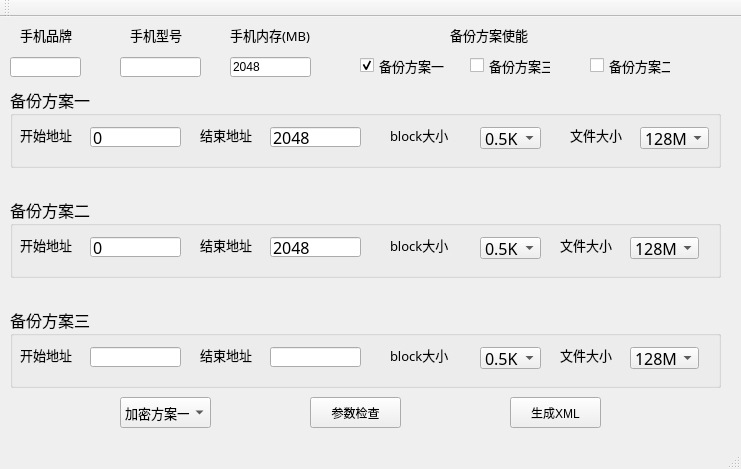
<?xml version="1.0" encoding="UTF-8"?>
<ui version="4.0">
 <class>MainWindow</class>
 <widget class="QMainWindow" name="MainWindow">
  <property name="geometry">
   <rect>
    <x>0</x>
    <y>0</y>
    <width>741</width>
    <height>469</height>
   </rect>
  </property>
  <property name="windowTitle">
   <string>魔客备份编辑器---仅限内部使用</string>
  </property>
  <widget class="QWidget" name="centralWidget">
   <widget class="QGroupBox" name="groupBox">
    <property name="geometry">
     <rect>
      <x>10</x>
      <y>70</y>
      <width>711</width>
      <height>81</height>
     </rect>
    </property>
    <property name="font">
     <font>
      <family>宋体</family>
      <pointsize>12</pointsize>
     </font>
    </property>
    <property name="title">
     <string>备份方案一</string>
    </property>
    <widget class="QComboBox" name="comboBox_bs_plan_1">
     <property name="geometry">
      <rect>
       <x>470</x>
       <y>40</y>
       <width>61</width>
       <height>22</height>
      </rect>
     </property>
     <property name="toolTip">
      <string>&lt;!DOCTYPE HTML PUBLIC &quot;-//W3C//DTD HTML 4.0//EN&quot; &quot;http://www.w3.org/TR/REC-html40/strict.dtd&quot;&gt;
&lt;html&gt;&lt;head&gt;&lt;meta name=&quot;qrichtext&quot; content=&quot;1&quot; /&gt;&lt;style type=&quot;text/css&quot;&gt;
p, li { white-space: pre-wrap; }
&lt;/style&gt;&lt;/head&gt;&lt;body style=&quot; font-family:'MS Shell Dlg 2'; font-size:8.25pt; font-weight:400; font-style:normal;&quot;&gt;
&lt;p style=&quot; margin-top:0px; margin-bottom:0px; margin-left:0px; margin-right:0px; -qt-block-indent:0; text-indent:0px;&quot;&gt;&lt;span style=&quot; font-size:14pt;&quot;&gt;备份单位，每个BLOCK的大小&lt;/span&gt;&lt;/p&gt;&lt;/body&gt;&lt;/html&gt;</string>
     </property>
     <item>
      <property name="text">
       <string>0.5K</string>
      </property>
     </item>
     <item>
      <property name="text">
       <string>1K</string>
      </property>
     </item>
     <item>
      <property name="text">
       <string>10K</string>
      </property>
     </item>
     <item>
      <property name="text">
       <string>100K</string>
      </property>
     </item>
     <item>
      <property name="text">
       <string>1M</string>
      </property>
     </item>
     <item>
      <property name="text">
       <string>10M</string>
      </property>
     </item>
    </widget>
    <widget class="QLineEdit" name="lineEdit_start_plan_1">
     <property name="geometry">
      <rect>
       <x>80</x>
       <y>40</y>
       <width>91</width>
       <height>20</height>
      </rect>
     </property>
     <property name="text">
      <string>0</string>
     </property>
    </widget>
    <widget class="QLineEdit" name="lineEdit_stop_plan_1">
     <property name="geometry">
      <rect>
       <x>260</x>
       <y>40</y>
       <width>91</width>
       <height>20</height>
      </rect>
     </property>
     <property name="text">
      <string>2048</string>
     </property>
    </widget>
    <widget class="QLabel" name="label">
     <property name="geometry">
      <rect>
       <x>10</x>
       <y>40</y>
       <width>61</width>
       <height>16</height>
      </rect>
     </property>
     <property name="font">
      <font>
       <family>宋体</family>
       <pointsize>10</pointsize>
      </font>
     </property>
     <property name="text">
      <string>开始地址</string>
     </property>
    </widget>
    <widget class="QLabel" name="label_2">
     <property name="geometry">
      <rect>
       <x>190</x>
       <y>40</y>
       <width>61</width>
       <height>16</height>
      </rect>
     </property>
     <property name="font">
      <font>
       <family>宋体</family>
       <pointsize>10</pointsize>
      </font>
     </property>
     <property name="text">
      <string>结束地址</string>
     </property>
    </widget>
    <widget class="QLabel" name="label_3">
     <property name="geometry">
      <rect>
       <x>380</x>
       <y>40</y>
       <width>71</width>
       <height>16</height>
      </rect>
     </property>
     <property name="font">
      <font>
       <family>宋体</family>
       <pointsize>10</pointsize>
      </font>
     </property>
     <property name="text">
      <string>block大小</string>
     </property>
    </widget>
    <widget class="QComboBox" name="comboBox_filesize_1">
     <property name="geometry">
      <rect>
       <x>630</x>
       <y>40</y>
       <width>69</width>
       <height>22</height>
      </rect>
     </property>
     <property name="currentIndex">
      <number>2</number>
     </property>
     <item>
      <property name="text">
       <string>不限</string>
      </property>
     </item>
     <item>
      <property name="text">
       <string>64M</string>
      </property>
     </item>
     <item>
      <property name="text">
       <string>128M</string>
      </property>
     </item>
     <item>
      <property name="text">
       <string>256M</string>
      </property>
     </item>
     <item>
      <property name="text">
       <string>512M</string>
      </property>
     </item>
     <item>
      <property name="text">
       <string>1024M</string>
      </property>
     </item>
    </widget>
    <widget class="QLabel" name="label_14">
     <property name="geometry">
      <rect>
       <x>560</x>
       <y>40</y>
       <width>61</width>
       <height>16</height>
      </rect>
     </property>
     <property name="font">
      <font>
       <family>宋体</family>
       <pointsize>10</pointsize>
      </font>
     </property>
     <property name="text">
      <string>文件大小</string>
     </property>
    </widget>
   </widget>
   <widget class="QGroupBox" name="groupBox_2">
    <property name="geometry">
     <rect>
      <x>10</x>
      <y>180</y>
      <width>711</width>
      <height>81</height>
     </rect>
    </property>
    <property name="font">
     <font>
      <family>宋体</family>
      <pointsize>12</pointsize>
     </font>
    </property>
    <property name="title">
     <string>备份方案二</string>
    </property>
    <widget class="QComboBox" name="comboBox_bs_plan_2">
     <property name="geometry">
      <rect>
       <x>470</x>
       <y>40</y>
       <width>61</width>
       <height>22</height>
      </rect>
     </property>
     <property name="toolTip">
      <string>&lt;!DOCTYPE HTML PUBLIC &quot;-//W3C//DTD HTML 4.0//EN&quot; &quot;http://www.w3.org/TR/REC-html40/strict.dtd&quot;&gt;
&lt;html&gt;&lt;head&gt;&lt;meta name=&quot;qrichtext&quot; content=&quot;1&quot; /&gt;&lt;style type=&quot;text/css&quot;&gt;
p, li { white-space: pre-wrap; }
&lt;/style&gt;&lt;/head&gt;&lt;body style=&quot; font-family:'MS Shell Dlg 2'; font-size:8.25pt; font-weight:400; font-style:normal;&quot;&gt;
&lt;p style=&quot; margin-top:0px; margin-bottom:0px; margin-left:0px; margin-right:0px; -qt-block-indent:0; text-indent:0px;&quot;&gt;&lt;span style=&quot; font-size:14pt;&quot;&gt;备份单位，每个BLOCK的大小&lt;/span&gt;&lt;/p&gt;&lt;/body&gt;&lt;/html&gt;</string>
     </property>
     <item>
      <property name="text">
       <string>0.5K</string>
      </property>
     </item>
     <item>
      <property name="text">
       <string>1K</string>
      </property>
     </item>
     <item>
      <property name="text">
       <string>10K</string>
      </property>
     </item>
     <item>
      <property name="text">
       <string>100K</string>
      </property>
     </item>
     <item>
      <property name="text">
       <string>1M</string>
      </property>
     </item>
     <item>
      <property name="text">
       <string>10M</string>
      </property>
     </item>
    </widget>
    <widget class="QLineEdit" name="lineEdit_start_plan_2">
     <property name="geometry">
      <rect>
       <x>80</x>
       <y>40</y>
       <width>91</width>
       <height>20</height>
      </rect>
     </property>
     <property name="text">
      <string>0</string>
     </property>
    </widget>
    <widget class="QLineEdit" name="lineEdit_stop_plan_2">
     <property name="geometry">
      <rect>
       <x>260</x>
       <y>40</y>
       <width>91</width>
       <height>20</height>
      </rect>
     </property>
     <property name="text">
      <string>2048</string>
     </property>
    </widget>
    <widget class="QLabel" name="label_4">
     <property name="geometry">
      <rect>
       <x>10</x>
       <y>40</y>
       <width>61</width>
       <height>16</height>
      </rect>
     </property>
     <property name="font">
      <font>
       <family>宋体</family>
       <pointsize>10</pointsize>
      </font>
     </property>
     <property name="text">
      <string>开始地址</string>
     </property>
    </widget>
    <widget class="QLabel" name="label_5">
     <property name="geometry">
      <rect>
       <x>190</x>
       <y>40</y>
       <width>61</width>
       <height>16</height>
      </rect>
     </property>
     <property name="font">
      <font>
       <family>宋体</family>
       <pointsize>10</pointsize>
      </font>
     </property>
     <property name="text">
      <string>结束地址</string>
     </property>
    </widget>
    <widget class="QLabel" name="label_6">
     <property name="geometry">
      <rect>
       <x>380</x>
       <y>40</y>
       <width>71</width>
       <height>16</height>
      </rect>
     </property>
     <property name="font">
      <font>
       <family>宋体</family>
       <pointsize>10</pointsize>
      </font>
     </property>
     <property name="text">
      <string>block大小</string>
     </property>
    </widget>
    <widget class="QLabel" name="label_15">
     <property name="geometry">
      <rect>
       <x>550</x>
       <y>40</y>
       <width>61</width>
       <height>16</height>
      </rect>
     </property>
     <property name="font">
      <font>
       <family>宋体</family>
       <pointsize>10</pointsize>
      </font>
     </property>
     <property name="text">
      <string>文件大小</string>
     </property>
    </widget>
    <widget class="QComboBox" name="comboBox_filesize_2">
     <property name="geometry">
      <rect>
       <x>620</x>
       <y>40</y>
       <width>69</width>
       <height>22</height>
      </rect>
     </property>
     <property name="currentIndex">
      <number>2</number>
     </property>
     <item>
      <property name="text">
       <string>不限</string>
      </property>
     </item>
     <item>
      <property name="text">
       <string>64M</string>
      </property>
     </item>
     <item>
      <property name="text">
       <string>128M</string>
      </property>
     </item>
     <item>
      <property name="text">
       <string>256M</string>
      </property>
     </item>
     <item>
      <property name="text">
       <string>512M</string>
      </property>
     </item>
     <item>
      <property name="text">
       <string>1024M</string>
      </property>
     </item>
    </widget>
   </widget>
   <widget class="QGroupBox" name="groupBox_3">
    <property name="geometry">
     <rect>
      <x>10</x>
      <y>290</y>
      <width>711</width>
      <height>81</height>
     </rect>
    </property>
    <property name="font">
     <font>
      <family>宋体</family>
      <pointsize>12</pointsize>
     </font>
    </property>
    <property name="title">
     <string>备份方案三</string>
    </property>
    <widget class="QComboBox" name="comboBox_bs_plan_3">
     <property name="geometry">
      <rect>
       <x>470</x>
       <y>40</y>
       <width>61</width>
       <height>22</height>
      </rect>
     </property>
     <property name="toolTip">
      <string>&lt;!DOCTYPE HTML PUBLIC &quot;-//W3C//DTD HTML 4.0//EN&quot; &quot;http://www.w3.org/TR/REC-html40/strict.dtd&quot;&gt;
&lt;html&gt;&lt;head&gt;&lt;meta name=&quot;qrichtext&quot; content=&quot;1&quot; /&gt;&lt;style type=&quot;text/css&quot;&gt;
p, li { white-space: pre-wrap; }
&lt;/style&gt;&lt;/head&gt;&lt;body style=&quot; font-family:'MS Shell Dlg 2'; font-size:8.25pt; font-weight:400; font-style:normal;&quot;&gt;
&lt;p style=&quot; margin-top:0px; margin-bottom:0px; margin-left:0px; margin-right:0px; -qt-block-indent:0; text-indent:0px;&quot;&gt;&lt;span style=&quot; font-size:14pt;&quot;&gt;备份单位，每个BLOCK的大小&lt;/span&gt;&lt;/p&gt;&lt;/body&gt;&lt;/html&gt;</string>
     </property>
     <item>
      <property name="text">
       <string>0.5K</string>
      </property>
     </item>
     <item>
      <property name="text">
       <string>1K</string>
      </property>
     </item>
     <item>
      <property name="text">
       <string>10K</string>
      </property>
     </item>
     <item>
      <property name="text">
       <string>100K</string>
      </property>
     </item>
     <item>
      <property name="text">
       <string>1M</string>
      </property>
     </item>
     <item>
      <property name="text">
       <string>10M</string>
      </property>
     </item>
    </widget>
    <widget class="QLineEdit" name="lineEdit_start_plan_3">
     <property name="geometry">
      <rect>
       <x>80</x>
       <y>40</y>
       <width>91</width>
       <height>20</height>
      </rect>
     </property>
    </widget>
    <widget class="QLineEdit" name="lineEdit_stop_plan_3">
     <property name="geometry">
      <rect>
       <x>260</x>
       <y>40</y>
       <width>91</width>
       <height>20</height>
      </rect>
     </property>
    </widget>
    <widget class="QLabel" name="label_7">
     <property name="geometry">
      <rect>
       <x>10</x>
       <y>40</y>
       <width>61</width>
       <height>16</height>
      </rect>
     </property>
     <property name="font">
      <font>
       <family>宋体</family>
       <pointsize>10</pointsize>
      </font>
     </property>
     <property name="text">
      <string>开始地址</string>
     </property>
    </widget>
    <widget class="QLabel" name="label_8">
     <property name="geometry">
      <rect>
       <x>190</x>
       <y>40</y>
       <width>61</width>
       <height>16</height>
      </rect>
     </property>
     <property name="font">
      <font>
       <family>宋体</family>
       <pointsize>10</pointsize>
      </font>
     </property>
     <property name="text">
      <string>结束地址</string>
     </property>
    </widget>
    <widget class="QLabel" name="label_9">
     <property name="geometry">
      <rect>
       <x>380</x>
       <y>40</y>
       <width>71</width>
       <height>16</height>
      </rect>
     </property>
     <property name="font">
      <font>
       <family>宋体</family>
       <pointsize>10</pointsize>
      </font>
     </property>
     <property name="text">
      <string>block大小</string>
     </property>
    </widget>
    <widget class="QLabel" name="label_16">
     <property name="geometry">
      <rect>
       <x>550</x>
       <y>40</y>
       <width>61</width>
       <height>16</height>
      </rect>
     </property>
     <property name="font">
      <font>
       <family>宋体</family>
       <pointsize>10</pointsize>
      </font>
     </property>
     <property name="text">
      <string>文件大小</string>
     </property>
    </widget>
    <widget class="QComboBox" name="comboBox_filesize_3">
     <property name="geometry">
      <rect>
       <x>620</x>
       <y>40</y>
       <width>69</width>
       <height>22</height>
      </rect>
     </property>
     <property name="currentIndex">
      <number>2</number>
     </property>
     <item>
      <property name="text">
       <string>不限</string>
      </property>
     </item>
     <item>
      <property name="text">
       <string>64M</string>
      </property>
     </item>
     <item>
      <property name="text">
       <string>128M</string>
      </property>
     </item>
     <item>
      <property name="text">
       <string>256M</string>
      </property>
     </item>
     <item>
      <property name="text">
       <string>512M</string>
      </property>
     </item>
     <item>
      <property name="text">
       <string>1024M</string>
      </property>
     </item>
    </widget>
   </widget>
   <widget class="QPushButton" name="pushButton_build_xml">
    <property name="geometry">
     <rect>
      <x>510</x>
      <y>380</y>
      <width>91</width>
      <height>31</height>
     </rect>
    </property>
    <property name="text">
     <string>生成XML</string>
    </property>
   </widget>
   <widget class="QComboBox" name="comboBox_encrypt">
    <property name="geometry">
     <rect>
      <x>120</x>
      <y>380</y>
      <width>91</width>
      <height>31</height>
     </rect>
    </property>
    <property name="font">
     <font>
      <family>宋体</family>
      <pointsize>10</pointsize>
     </font>
    </property>
    <item>
     <property name="text">
      <string>加密方案一</string>
     </property>
    </item>
    <item>
     <property name="text">
      <string>加密方案二</string>
     </property>
    </item>
    <item>
     <property name="text">
      <string>加密方案三</string>
     </property>
    </item>
   </widget>
   <widget class="QLineEdit" name="lineEdit">
    <property name="geometry">
     <rect>
      <x>230</x>
      <y>40</y>
      <width>81</width>
      <height>20</height>
     </rect>
    </property>
    <property name="text">
     <string>2048</string>
    </property>
   </widget>
   <widget class="QLabel" name="label_10">
    <property name="geometry">
     <rect>
      <x>230</x>
      <y>10</y>
      <width>111</width>
      <height>16</height>
     </rect>
    </property>
    <property name="font">
     <font>
      <family>宋体</family>
      <pointsize>10</pointsize>
     </font>
    </property>
    <property name="text">
     <string>手机内存(MB)</string>
    </property>
   </widget>
   <widget class="QLineEdit" name="lineEdit_2">
    <property name="geometry">
     <rect>
      <x>10</x>
      <y>40</y>
      <width>71</width>
      <height>20</height>
     </rect>
    </property>
   </widget>
   <widget class="QLineEdit" name="lineEdit_3">
    <property name="geometry">
     <rect>
      <x>120</x>
      <y>40</y>
      <width>81</width>
      <height>20</height>
     </rect>
    </property>
   </widget>
   <widget class="QLabel" name="label_11">
    <property name="geometry">
     <rect>
      <x>130</x>
      <y>10</y>
      <width>61</width>
      <height>16</height>
     </rect>
    </property>
    <property name="font">
     <font>
      <family>宋体</family>
      <pointsize>10</pointsize>
     </font>
    </property>
    <property name="text">
     <string>手机型号</string>
    </property>
   </widget>
   <widget class="QLabel" name="label_12">
    <property name="geometry">
     <rect>
      <x>20</x>
      <y>10</y>
      <width>81</width>
      <height>16</height>
     </rect>
    </property>
    <property name="font">
     <font>
      <family>宋体</family>
      <pointsize>10</pointsize>
     </font>
    </property>
    <property name="text">
     <string>手机品牌</string>
    </property>
   </widget>
   <widget class="QCheckBox" name="checkBox">
    <property name="geometry">
     <rect>
      <x>360</x>
      <y>40</y>
      <width>91</width>
      <height>17</height>
     </rect>
    </property>
    <property name="font">
     <font>
      <family>宋体</family>
      <pointsize>10</pointsize>
     </font>
    </property>
    <property name="text">
     <string>备份方案一</string>
    </property>
    <property name="checked">
     <bool>true</bool>
    </property>
   </widget>
   <widget class="QCheckBox" name="checkBox_2">
    <property name="geometry">
     <rect>
      <x>590</x>
      <y>40</y>
      <width>81</width>
      <height>17</height>
     </rect>
    </property>
    <property name="font">
     <font>
      <family>宋体</family>
      <pointsize>10</pointsize>
     </font>
    </property>
    <property name="text">
     <string>备份方案二</string>
    </property>
   </widget>
   <widget class="QCheckBox" name="checkBox_3">
    <property name="geometry">
     <rect>
      <x>470</x>
      <y>40</y>
      <width>81</width>
      <height>17</height>
     </rect>
    </property>
    <property name="font">
     <font>
      <family>宋体</family>
      <pointsize>10</pointsize>
     </font>
    </property>
    <property name="text">
     <string>备份方案三</string>
    </property>
   </widget>
   <widget class="QLabel" name="label_13">
    <property name="geometry">
     <rect>
      <x>450</x>
      <y>10</y>
      <width>81</width>
      <height>16</height>
     </rect>
    </property>
    <property name="font">
     <font>
      <family>宋体</family>
      <pointsize>10</pointsize>
     </font>
    </property>
    <property name="text">
     <string>备份方案使能</string>
    </property>
   </widget>
   <widget class="QPushButton" name="pushButton_para_check">
    <property name="geometry">
     <rect>
      <x>310</x>
      <y>380</y>
      <width>91</width>
      <height>31</height>
     </rect>
    </property>
    <property name="text">
     <string>参数检查</string>
    </property>
   </widget>
  </widget>
  <widget class="QMenuBar" name="menuBar">
   <property name="geometry">
    <rect>
     <x>0</x>
     <y>0</y>
     <width>741</width>
     <height>21</height>
    </rect>
   </property>
  </widget>
  <widget class="QToolBar" name="mainToolBar">
   <attribute name="toolBarArea">
    <enum>TopToolBarArea</enum>
   </attribute>
   <attribute name="toolBarBreak">
    <bool>false</bool>
   </attribute>
  </widget>
  <widget class="QStatusBar" name="statusBar"/>
 </widget>
 <layoutdefault spacing="6" margin="11"/>
 <resources/>
 <connections/>
</ui>
